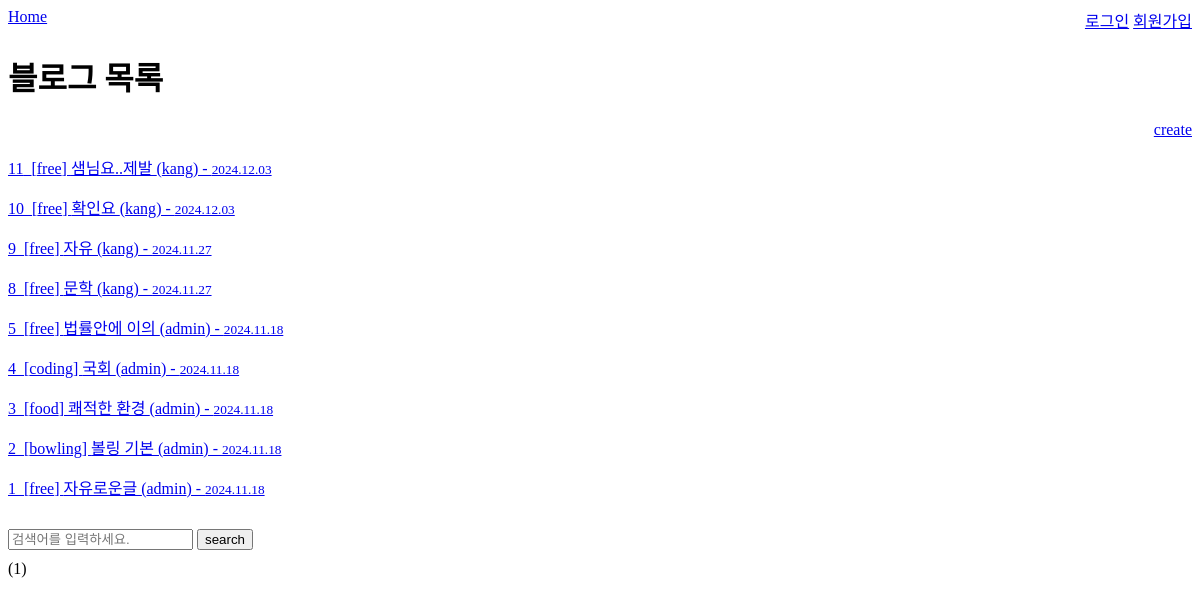
/, run on an earlier commit of the app's database.
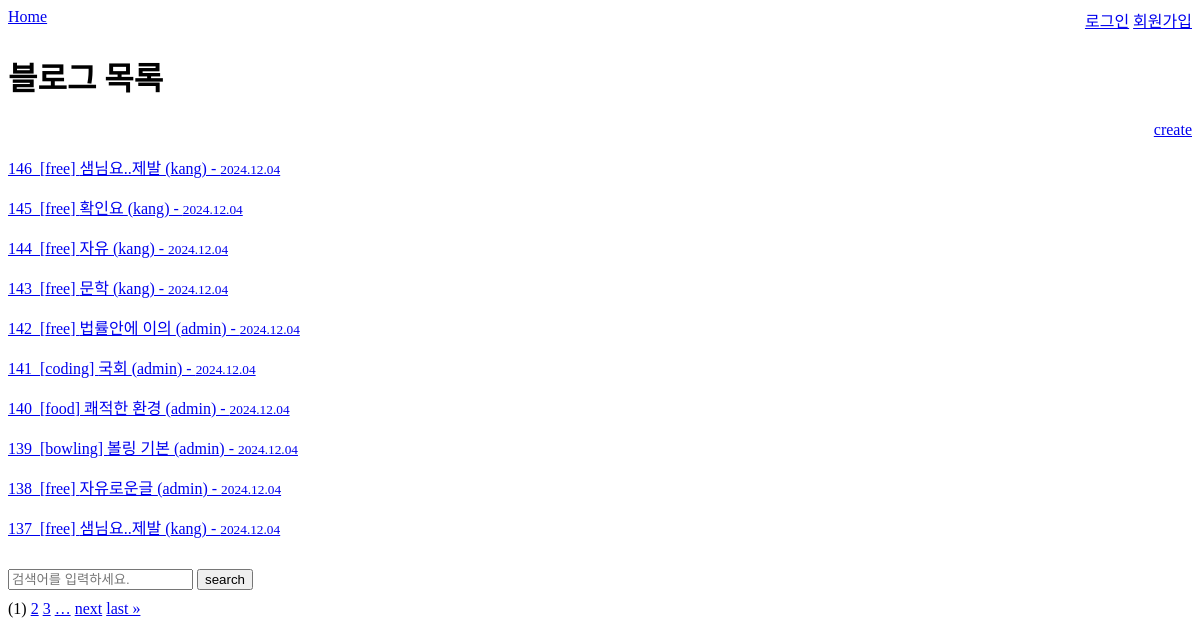
And on a later commit of the database.
### blog/models.py (models this page shows, shortened)
class Blog(models.Model):
    CATEGORY_CHOICES = (
        ('free', '자유'),
        ('food', '음식'),
        ('bowling', '볼링'),
        ('coding', '코딩'),
    )
    category = models.CharField("category", max_length=10, choices=CATEGORY_CHOICES)
    title = models.CharField('title', max_length=100)
    content = models.TextField("content")
    author = models.ForeignKey(User, on_delete=models.CASCADE)
    created_at = models.DateTimeField("작성일자",auto_now_add=True)
    updated_at = models.DateTimeField("수정일자", auto_now=True)
    class Meta:
        verbose_name = "블로그"
        verbose_name_plural = "블로그 목록"

### blog/views.py (the view)
# urls.py: path("", blog_list, name="blog_list"),
def blog_list(request):
    blogs = Blog.objects.all().order_by('-created_at')
    q = request.GET.get('q')
    if q:
        blogs = blogs.filter(
            Q(title__icontains=q) |
            Q(content__icontains=q)
        )
    paginator = Paginator(blogs, 10)
    page = request.GET.get('page')
    page_obj = paginator.get_page(page)
    context = {
        'page_obj': page_obj,
    }
    response = render(request, 'blog_list.html', context)
    return response

### templates/blog_list.html (shortened to what this page needs)
{% extends "base.html" %}
{% block content %}
    <h1>블로그 목록</h1>
    <p style="text-align: right">
        <a href="{% url 'blog_create' %}">create</a>
    </p>
    {% for blog in page_obj %}
        <p>
            <a href={% url 'blog_detail' blog.pk %}>
                {{ blog.id }}_[{{ blog.category }}] {{ blog.title }} ({{ blog.author.username }}) - <small>{{ blog.created_at | date:"Y.m.d"}}</small>
        </p>
    {% endfor %}
    <form method="get" style="margin-top: 30px; margin-bottom: 10px;">
        <input name="q" type="text" placeholder="검색어를 입력하세요." value="{% if request.GET.q %}{{ request.GET.q }}{% endif %}">
        <button>search</button>
    </form>
    <div>
        {% for i in page_obj.paginator.page_range %}
            {% if page_obj.number == i %}
                <span>({{ i }})</span>
            {% elif i > page_obj.number|add:-3 and i < page_obj.number|add:3 %}
                <a href="?page={{ i }}{% if request.GET.q %}&q={{ request.GET.q }}{% endif %}">{{ i }}</a>
            {% endif %}
        {% endfor %}
        {% if page_obj.number|add:2 < page_obj.paginator.num_pages %}
            <a href="?page={{ page_obj.number|add:3 }}{% if request.GET.q %}&q={{ request.GET.q }}{% endif %}">&hellip;</a>
        {% endif %}
        {% if page_obj.has_next %}
            <a href="?page={{ page_obj.next_page_number }}{% if request.GET.q %}&q={{ request.GET.q }}{% endif %}">next</a>
            <a href="?page={{ page_obj.paginator.num_pages }}{% if request.GET.q %}&q={{ request.GET.q }}{% endif %}">last &raquo;</a>
        {% endif %}
    </div>
{% endblock %}

What changed in the data, as far as the page shows it:
no longer on this page (row unchanged): Blog: id "11", category "free", title "샘님요..제발", author.username "kang", created_at "2024.12.03"
no longer on this page (row unchanged): Blog: id "10", category "free", title "확인요", author.username "kang", created_at "2024.12.03"
no longer on this page (row unchanged): Blog: id "9", category "free", title "자유", author.username "kang", created_at "2024.11.27"
no longer on this page (row unchanged): Blog: id "8", category "free", title "문학", author.username "kang", created_at "2024.11.27"
no longer on this page (row unchanged): Blog: id "5", category "free", title "법률안에 이의", author.username "admin", created_at "2024.11.18"
no longer on this page (row unchanged): Blog: id "4", category "coding", title "국회", author.username "admin", created_at "2024.11.18"
no longer on this page (row unchanged): Blog: id "3", category "food", title "쾌적한 환경", author.username "admin", created_at "2024.11.18"
no longer on this page (row unchanged): Blog: id "2", category "bowling", title "볼링 기본", author.username "admin", created_at "2024.11.18"
no longer on this page (row unchanged): Blog: id "1", category "free", title "자유로운글", author.username "admin", created_at "2024.11.18"
added Blog: id "146", category "free", title "샘님요..제발", author.username "kang", created_at "2024.12.04"
added Blog: id "145", category "free", title "확인요", author.username "kang", created_at "2024.12.04"
added Blog: id "144", category "free", title "자유", author.username "kang", created_at "2024.12.04"
added Blog: id "143", category "free", title "문학", author.username "kang", created_at "2024.12.04"
added Blog: id "142", category "free", title "법률안에 이의", author.username "admin", created_at "2024.12.04"
added Blog: id "141", category "coding", title "국회", author.username "admin", created_at "2024.12.04"
added Blog: id "140", category "food", title "쾌적한 환경", author.username "admin", created_at "2024.12.04"
added Blog: id "139", category "bowling", title "볼링 기본", author.username "admin", created_at "2024.12.04"
added Blog: id "138", category "free", title "자유로운글", author.username "admin", created_at "2024.12.04"
added Blog: id "137", category "free", title "샘님요..제발", author.username "kang", created_at "2024.12.04"
Also different on the page:
new list line: "2"
new list line: "3"
text now shown: "… next last »"
